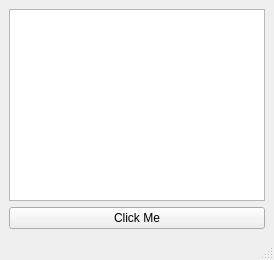
<?xml version="1.0" encoding="UTF-8"?>
<ui version="4.0">
 <class>MainWindow</class>
 <widget class="QMainWindow" name="MainWindow">
  <property name="windowTitle">
   <string>UI MainWindow</string>
  </property>
  <widget class="QWidget" name="centralwidget">
   <layout class="QVBoxLayout" name="verticalLayout">
    <item>
     <widget class="QTextEdit" name="textEdit"/>
    </item>
    <item>
     <widget class="QPushButton" name="pushButton">
      <property name="text">
       <string>Click Me</string>
      </property>
     </widget>
    </item>
   </layout>
  </widget>
  <widget class="QMenuBar" name="menubar">
   <property name="geometry">
    <rect>
     <x>0</x>
     <y>0</y>
     <width>800</width>
     <height>26</height>
    </rect>
   </property>
  </widget>
  <widget class="QStatusBar" name="statusbar"/>
 </widget>
 <resources/>
 <connections/>
</ui>
